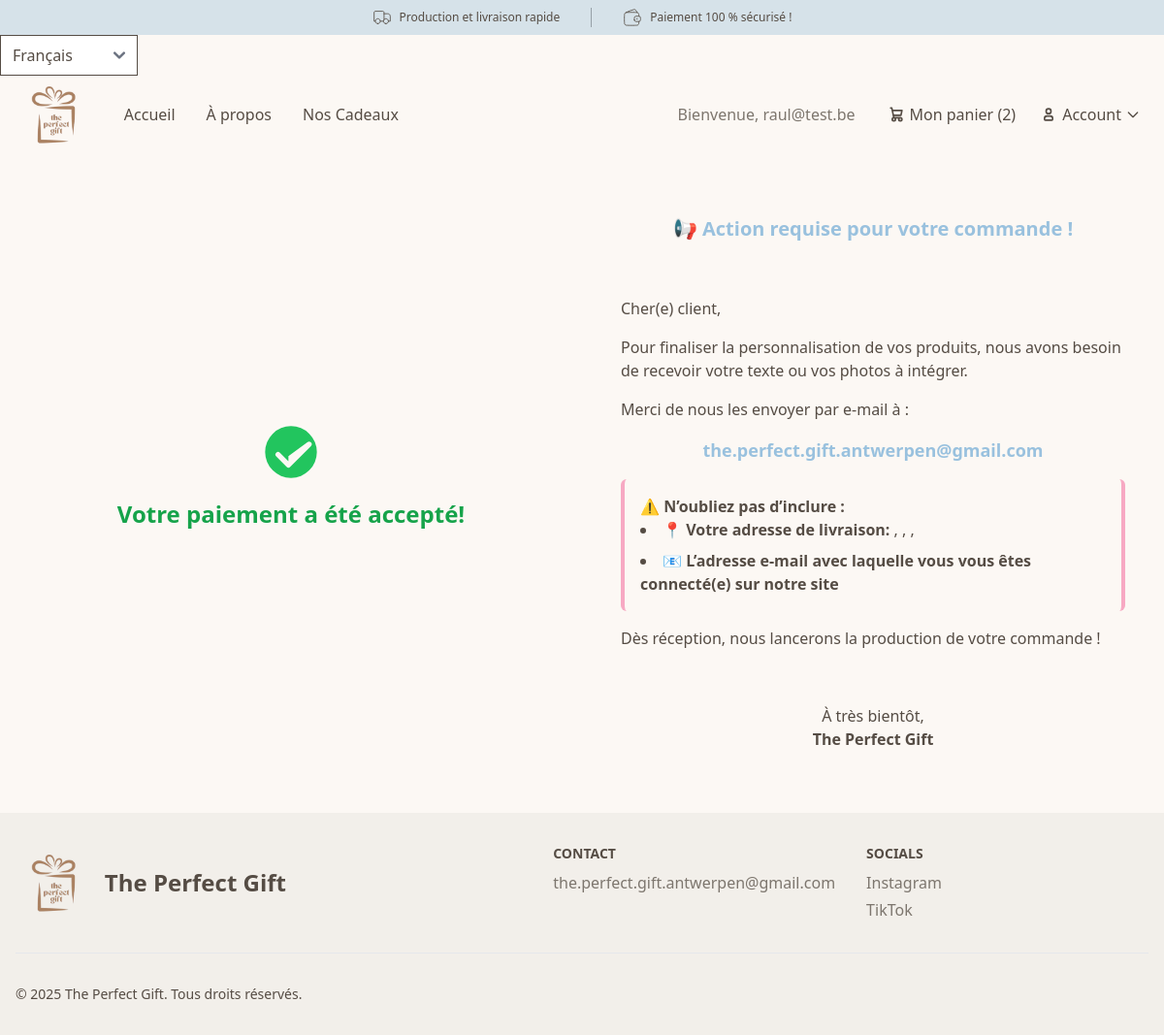
The page /boutique/store/success (signed in) on the database as committed earlier.
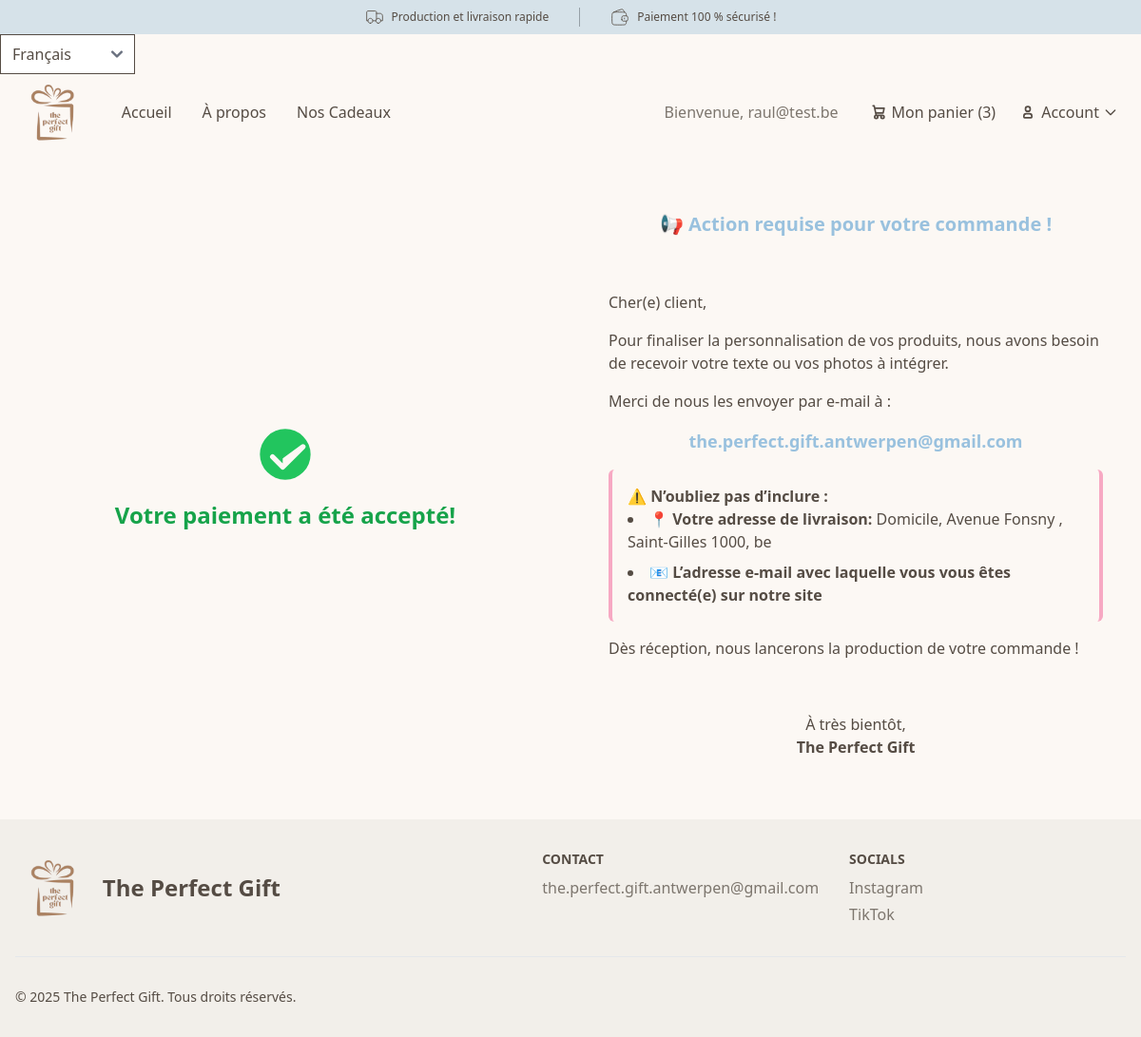
The same page on the database as committed later.
### accounts/models.py (models this page shows, shortened)
class Shopper(AbstractUser):
    username = None
    email = models.EmailField(max_length=240, unique=True)
    stripe_id = models.CharField(max_length=240, blank=True)
    last_transaction_trace_id = models.CharField(max_length=240, blank=True, null=True)
    USERNAME_FIELD = 'email'
    REQUIRED_FIELDS = []
    objects = CustomUserManager()

class ShippingAddress(models.Model):
    user = models.ForeignKey(Shopper, on_delete=models.CASCADE, related_name="addresses") #user can have multiple shipping addresses
    name = models.CharField(max_length=240)
    address_1 = models.CharField(max_length=1024, help_text="Nom de rue et numéro")
    address_2 = models.CharField(max_length=1024, help_text="Bâtiment, étage, appartement, etc.", blank=True, null=True)
    city = models.CharField(max_length=240)
    postal_code = models.CharField(max_length=12)
    country = models.CharField(max_length=2, choices=[(c.alpha2.lower(), c.name) for c in countries])

### store/models.py (models this page shows, shortened)
class Cart(models.Model):
    user = models.OneToOneField(AUTH_USER_MODEL, on_delete=models.CASCADE)
    orders = models.ManyToManyField(Order)

### store/views.py (the view)
# urls.py: path('store/success', checkout_success, name="checkout-success"),
def checkout_success(request):
    user = request.user
    shipping_address = ShippingAddress.objects.filter(user=user).last()
    context = {
        "shipping_address": shipping_address,
    }
    return render(request, "store/success.html", context)

### store/templates/store/success.html
{% extends 'base.html' %}
{% load i18n %}
{% block content %}
<section class="max-w-screen-xl px-4 mx-auto my-10">
  <div class="grid grid-cols-1 md:grid-cols-2 place-items-center gap-8">
    <div class="md:p-8 p-0 flex justify-center">
      <div class="text-center">
          <svg class="w-16 h-16 text-green-500 mx-auto mb-4" xmlns="http://www.w3.org/2000/svg" viewBox="0 0 24 24" fill="currentColor">
              <path fill-rule="evenodd" d="M12 2a10 10 0 1 1-10 10A10 10 0 0 1 12 2zm-1 13.59l-3.29-3.3a1 1 0 1 0-1.42 1.42l4 4a1 1 0 0 0 1.42 0l8-8a1 1 0 0 0-1.42-1.42L11 13.59z" clip-rule="evenodd"/>
          </svg>
          <h1 class="text-2xl font-bold text-green-600 mb-4">{% trans 'Votre paiement a été accepté!' %}</h1>
      </div>
    </div>
    <div class="md:p-6 p-2 space-y-4">
      <h1 class="text-xl font-bold text-center text-darkBlue pb-10">📢 Action requise pour votre commande !</h1>
      <p class="text-primary">Cher(e) client,</p>
      <p class="text-primary">Pour finaliser la personnalisation de vos produits, nous avons besoin de recevoir votre texte ou vos photos à intégrer.</p>
      <p class="text-primary">Merci de nous les envoyer par e-mail à :</p>
      <p class="text-center text-lg font-semibold text-darkBlue"><a href="mailto:the.perfect.gift.antwerpen@gmail.com" class="hover:underline">the.perfect.gift.antwerpen@gmail.com</a></p>
      <div class="p-4 bg-blanc border-x-4 border-darkRose rounded-md">
          <p class="font-semibold text-primary">⚠️ N’oubliez pas d’inclure :</p>
          <ul class="list-disc list-inside text-primary space-y-2">
              <li>📍 <strong>Votre adresse de livraison: </strong> {{ shipping_address.name }}, {{ shipping_address.address_1 }} {{ shipping_address.address_2 }}, {{ shipping_address.city }} {{ shipping_address.postal_code }}, {{ shipping_address.get_country_display }}</li>
              <li>📧 <strong>L’adresse e-mail avec laquelle vous vous êtes connecté(e) sur notre site</strong></li>
          </ul>
      </div>
      <p>Dès réception, nous lancerons la production de votre commande !</p>
      <p class="text-center text-primary pt-10">À très bientôt,<br><strong>The Perfect Gift</strong></p>
  </div>
</div>
</section>
{% endblock %}

### templates/base.html (shortened to what the changed rows need)
{% load static tailwind_tags %} {% load i18n %}
<!DOCTYPE html>
<html lang="fr">
  <head>
    {% tailwind_css %}
    <link rel="stylesheet" href="{% static 'css/dist/styles.css' %}" />
  </head>
  <body class="bg-blanc text-primary">
    <nav class="antialiased">
      <div class="max-w-screen-xl px-4 mx-auto 2xl:px-0">
        <div class="flex items-center justify-between">
          <div class="flex items-center lg:space-x-2">
            {% if user.is_authenticated %}
            <span class="mr-4 font-medium text-secondary hidden md:block">{% trans "Bienvenue" %}, {{ user.email }}</span>
            {% if user.cart and not user.cart.ordered %}
            <a
              href="{% url 'store:cart' %}"
              class="inline-flex items-center rounded-lg justify-center p-2 font-medium leading-none hover:bg-rose text-base text-primary hover:text-pink-400"
            >
              <span class="hidden sm:flex"
                >{% trans "Mon panier" %} ({{ user.cart.orders.count }})</span
              >
            </a>
            {% endif %}
            <button
              id="userDropdownButton1"
              data-dropdown-toggle="userDropdown1"
              type="button"
              class="inline-flex items-center rounded-lg justify-center p-2 hover:bg-rose text-base font-medium leading-none text-primary hover:text-pink-400"
            >
              <svg
                class="w-5 h-5 me-1"
                aria-hidden="true"
                xmlns="http://www.w3.org/2000/svg"
                width="24"
                height="24"
                fill="none"
                viewBox="0 0 24 24"
              >
                <path
                  stroke="currentColor"
                  stroke-width="2"
                  d="M7 17v1a1 1 0 0 0 1 1h8a1 1 0 0 0 1-1v-1a3 3 0 0 0-3-3h-4a3 3 0 0 0-3 3Zm8-9a3 3 0 1 1-6 0 3 3 0 0 1 6 0Z"
                />
              </svg>
              Account
              <svg
                class="w-4 h-4 ms-1"
                aria-hidden="true"
                xmlns="http://www.w3.org/2000/svg"
                width="24"
                height="24"
                fill="none"
                viewBox="0 0 24 24"
              >
                <path
                  stroke="currentColor"
                  stroke-linecap="round"
                  stroke-linejoin="round"
                  stroke-width="2"
                  d="m19 9-7 7-7-7"
                />
              </svg>
            </button>
            {% endif %}
          </div>
        </div>
      </div>
    </nav>
    <main class="">
      {% block content %} {% endblock %}
    </main>
    <footer class="px-4 py-8 bg-[#f2efea]">
      <div class="mx-auto max-w-screen-xl">
        <div class="md:flex md:justify-between">
          <div class="grid grid-cols-1 md:grid-cols-2 md:gap-8 gap-4 ">
            <div>
              <h2 class="md:mb-6 mb-2 text-sm font-semibold uppercase text-primary">{% trans "Contact" %}</h2>
            </div>
            <div>
              <h2 class="md:mb-6 mb-2 text-sm font-semibold text-primary uppercase ">{% trans "Socials" %}</h2>
            </div>
          </div>
        </div>
      </div>
    </footer>
  </body>
</html>

Rows that differ between the two databases and show on the page:
changed Shopper "raul@test.be": cart.orders.count "2" → "3"
added ShippingAddress: name "Domicile", address_1 "Avenue Fonsny", city "Saint-Gilles", postal_code "1000", country "be"
